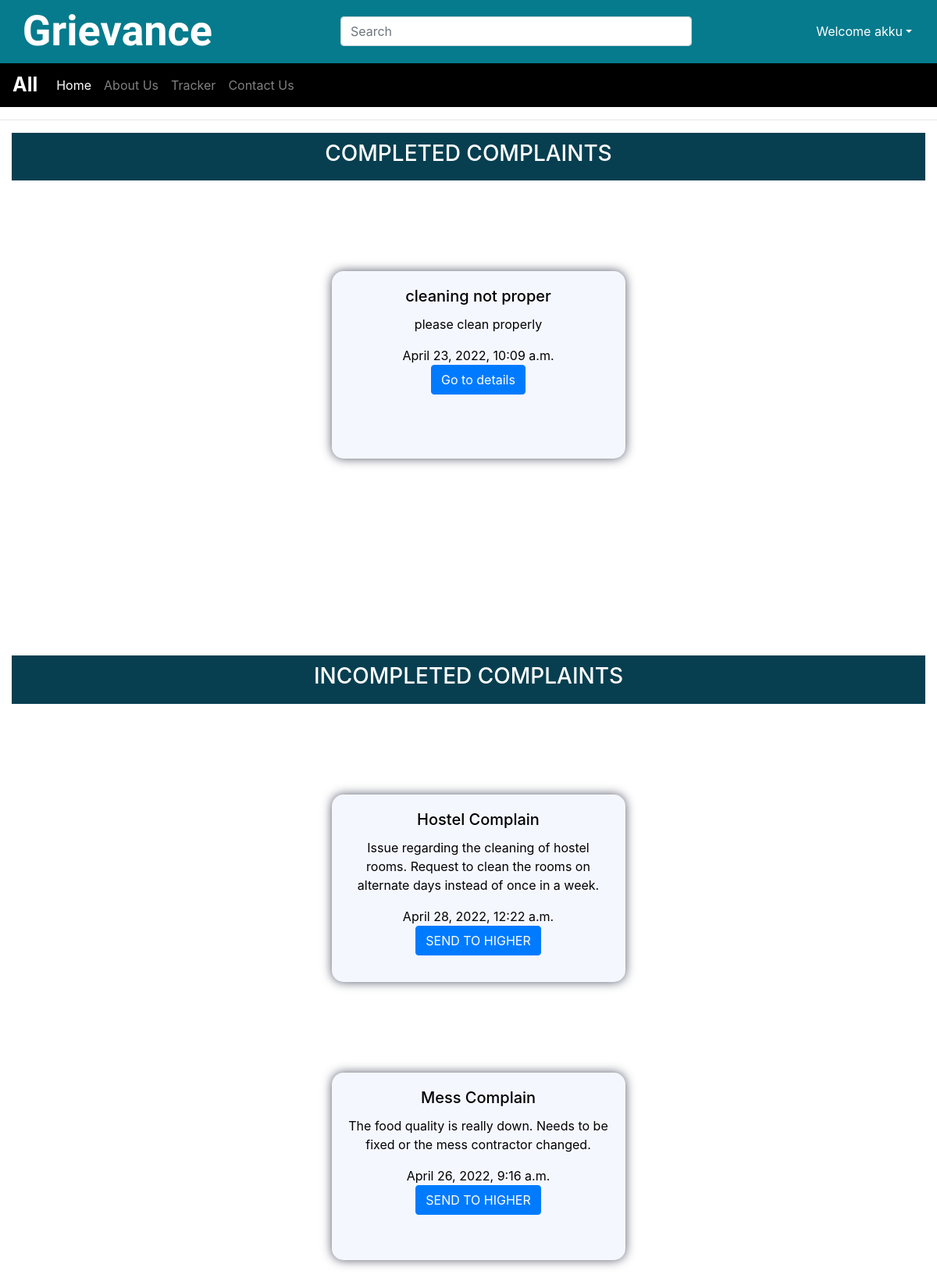
The page /faculty/report/ (signed in) on the database its author committed.
### faculty/models.py (models this page shows, shortened)
class Complain(models.Model):
    complain_id = models.AutoField
    heading = models.CharField(max_length=300)
    description = models.CharField(max_length=5000)
    registered_to = models.ForeignKey('faculty', on_delete=models.CASCADE)
    complain_response_date = models.DateTimeField(default=now)
    user = models.ForeignKey(User, on_delete=models.CASCADE)
    status = models.IntegerField(max_length=1,default=" ",null=True)

### faculty/views.py (the view)
# urls.py: path('report/', views.report, name="report"),
def report(request):
    update_tree()
    allcomplains = Complain.objects.all()
    allfaculty = Faculty.objects.all()
    return render(request, 'faculty/index.html', {'allcomplains': allcomplains, 'allfaculty':allfaculty})

### faculty/views.py (called while the page is built)
def update_tree():
    global today_date
    if(today_date is None or today_date.day < datetime.now().day):
        today_date = datetime.now()
        update_obj = Complain.objects.filter(complain_response_date__day < today_date.day)
        for obj in update_obj:
            obj.complain_response_date = today_date+timedelta(days=2)
            obj.registered_to = obj.registered_to.parent

### templates/faculty/index.html (shortened to what this page needs)
{% extends 'basic.html' %}
{% block body %}
<hr style="background-color:white;">
<div style = "background:#073f50; padding: 10px;margin-left : 15px; margin-right:15px">
<h3 style="background:#073f50; color:white; text-align:center; ">COMPLETED COMPLAINTS</h3>
</div>
{% for i in allcomplains %}
{% if i.status is 0 %}
<div class="row fir-part" style="display: flex;">
	<div class="row">
		<div class="col-sm-6">
			<div class="card">
				<div class="card-body">
					<h5 class="card-title">{{i.heading}}</h5>
					<p class="card-text">{{i.description}}</p>
					<h8>{{i.complain_response_date}}</h8>
					<br>
					<a href="/faculty/read/{{i.complain_id}}" class="btn btn-primary">Go to details</a>
				</div>
			</div>
		</div>
	</div>
</div>
{% endif %}
{% endfor %}
<br> <br><br> <br><br> <br><br> <br>
<div style = "background:#073f50; padding: 10px;margin-left : 15px; margin-right:15px">
<h3 style="background:#073f50; color:white; text-align:center; ">INCOMPLETED COMPLAINTS</h3>
</div>
{% for i in allcomplains %}
{% if i.status is not 0 %}
<div class="row fir-part" style="display: flex;">
<div class="row">
  <div class="col-sm-6">
    <div class="card">
      <div class="card-body">
        <h5 class="card-title">{{i.heading}}</h5>
        <p class="card-text">{{i.description}}</p>
		  <h8 >{{i.complain_response_date}}</h8>
		  <br>
          <a href="#" class="btn btn-primary">SEND TO HIGHER</a>
      </div>
    </div>
  </div>
</div>
</div>
{% endif %}
{% endfor %}
{% endblock body %}

### templates/basic.html (shortened to what this page needs)
<!doctype html>
<html lang="en">
<head>
    <link rel="stylesheet" href="https://stackpath.bootstrapcdn.com/bootstrap/4.2.1/css/bootstrap.min.css"
>
    <link rel="stylesheet" href="path/to/font-awesome/css/font-awesome.min.css">
</head>
<body>
<nav class="navbar navbar-expand-lg navbar-dark" style="background: #057b8d">
        <span class="badge rounded-circle ml-2"> <a class="navbar-brand" href="/"
                                                    style="color: rgb(255, 255, 255); font-family: 'Allison', cursive;  font-stretch: expanded;  font-size: 54px;  font-weight: 800; margin-top: -1%; margin-bottom: -1%;">Grievance</a></span>
    <form method='get' action='/shop/search/' class="form-inline" style="margin:auto">
        <input class="form-control mr-sm-2" style="width: 450px" type="search" placeholder="Search"
               aria-label="Search" name="search" id="search" style="margin-left:25%">
    </form>
{% if user.is_authenticated  %}
    <ul class="navbar-nav mr-2">
      <li class="nav-item dropdown">
      <a class="nav-link dropdown-toggle text-white"  href='#'  id="navbarDropdown" role="button" data-toggle="dropdown"> Welcome {{request.user}}</a>
            </li>
            </ul>
 {% endif %}
</nav>
<nav class="navbar navbar-expand-lg navbar-dark" style="background: black">
    <a class="navbar-brand" href="/shop" style="font-size: 25px; margin-top:-1%; margin-bottom:-1%"><b>All</b></a>
    <div class="collapse navbar-collapse" id="navbarSupportedContent">
        <ul class="navbar-nav mr-auto">
            <li class="nav-item active">
                <a class="nav-link" href="/">Home <span class="sr-only">(current)</span></a>
            </li>
            <li class="nav-item">
                <a class="nav-link" href="/shop/about">About Us</a>
            </li>
            <li class="nav-item">
                <a class="nav-link" href="/shop/tracker">Tracker</a>
            </li>
            <li class="nav-item">
                <a class="nav-link" href="/shop/contact">Contact Us</a>
            </li>
        </ul>
    </div>
</nav>
      {% block body %}  {% endblock %}
  </body>
</html>

### rows shown on the page
Complain: heading "cleaning not proper", description "please clean properly", complain_response_date "April 23, 2022, 10:09 a.m."
Complain: heading "Hostel Complain", description "Issue regarding the cleaning of hostel rooms. Request to clean the rooms on alternate days instead of once in a week.", complain_response_date "April 28, 2022, 12:22 a.m."
Complain: heading "Mess Complain", description "The food quality is really down. Needs to be fixed or the mess contractor changed.", complain_response_date "April 26, 2022, 9:16 a.m."

### other values the page prints
{{ request.user }} "akku"
